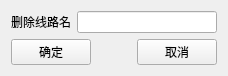
<?xml version="1.0" encoding="UTF-8"?>
<ui version="4.0">
 <class>deleteSetting</class>
 <widget class="QWidget" name="deleteSetting">
  <property name="geometry">
   <rect>
    <x>0</x>
    <y>0</y>
    <width>290</width>
    <height>115</height>
   </rect>
  </property>
  <property name="windowTitle">
   <string>删除线路</string>
  </property>
  <layout class="QVBoxLayout" name="verticalLayout">
   <property name="sizeConstraint">
    <enum>QLayout::SetFixedSize</enum>
   </property>
   <item>
    <layout class="QHBoxLayout" name="horizontalLayout">
     <item>
      <widget class="QLabel" name="label">
       <property name="text">
        <string>删除线路名</string>
       </property>
      </widget>
     </item>
     <item>
      <widget class="QLineEdit" name="lineEdit"/>
     </item>
    </layout>
   </item>
   <item>
    <layout class="QHBoxLayout" name="horizontalLayout_2">
     <item>
      <widget class="QPushButton" name="trueButton">
       <property name="text">
        <string>确定</string>
       </property>
      </widget>
     </item>
     <item>
      <spacer name="horizontalSpacer">
       <property name="orientation">
        <enum>Qt::Horizontal</enum>
       </property>
       <property name="sizeHint" stdset="0">
        <size>
         <width>40</width>
         <height>20</height>
        </size>
       </property>
      </spacer>
     </item>
     <item>
      <widget class="QPushButton" name="cancel">
       <property name="text">
        <string>取消</string>
       </property>
      </widget>
     </item>
    </layout>
   </item>
  </layout>
 </widget>
 <resources/>
 <connections>
  <connection>
   <sender>cancel</sender>
   <signal>clicked()</signal>
   <receiver>deleteSetting</receiver>
   <slot>close()</slot>
   <hints>
    <hint type="sourcelabel">
     <x>241</x>
     <y>83</y>
    </hint>
    <hint type="destinationlabel">
     <x>144</x>
     <y>57</y>
    </hint>
   </hints>
  </connection>
 </connections>
</ui>
